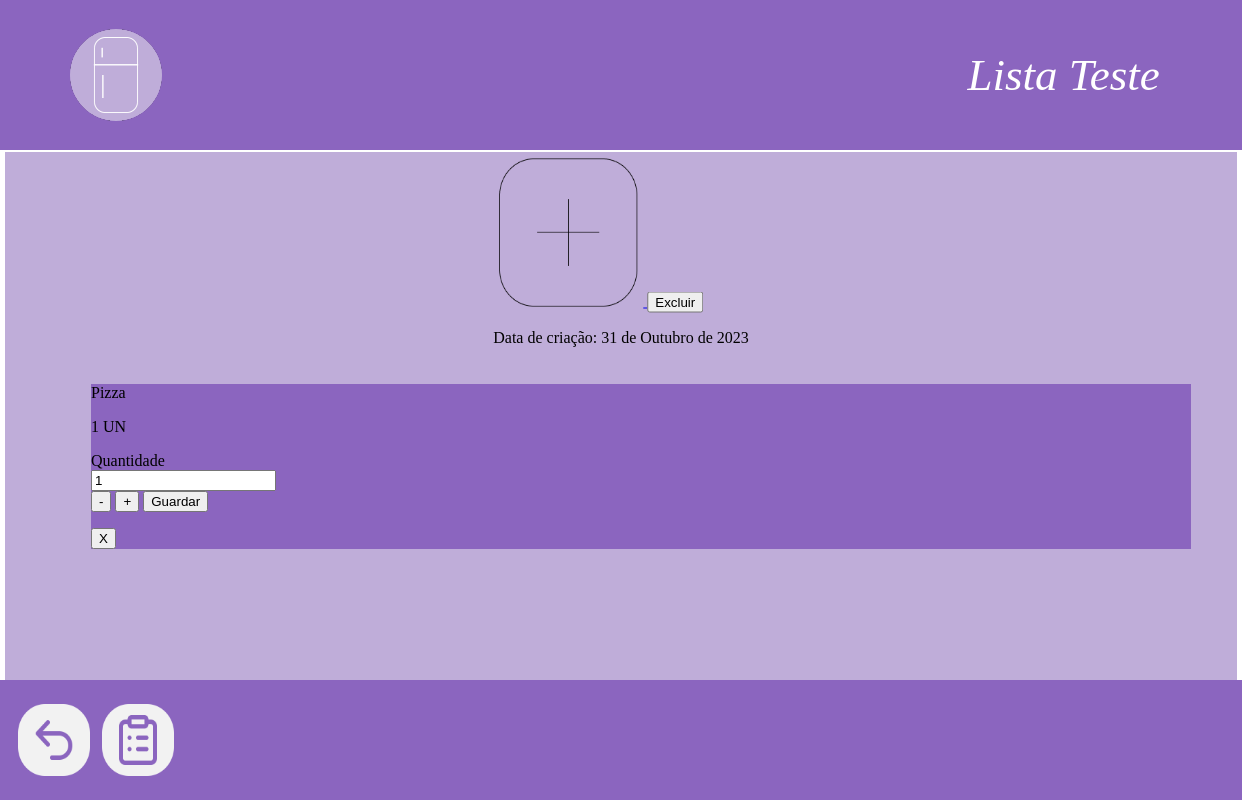
Page /geladeiras/lista/1/ (signed in) on the earlier database version.
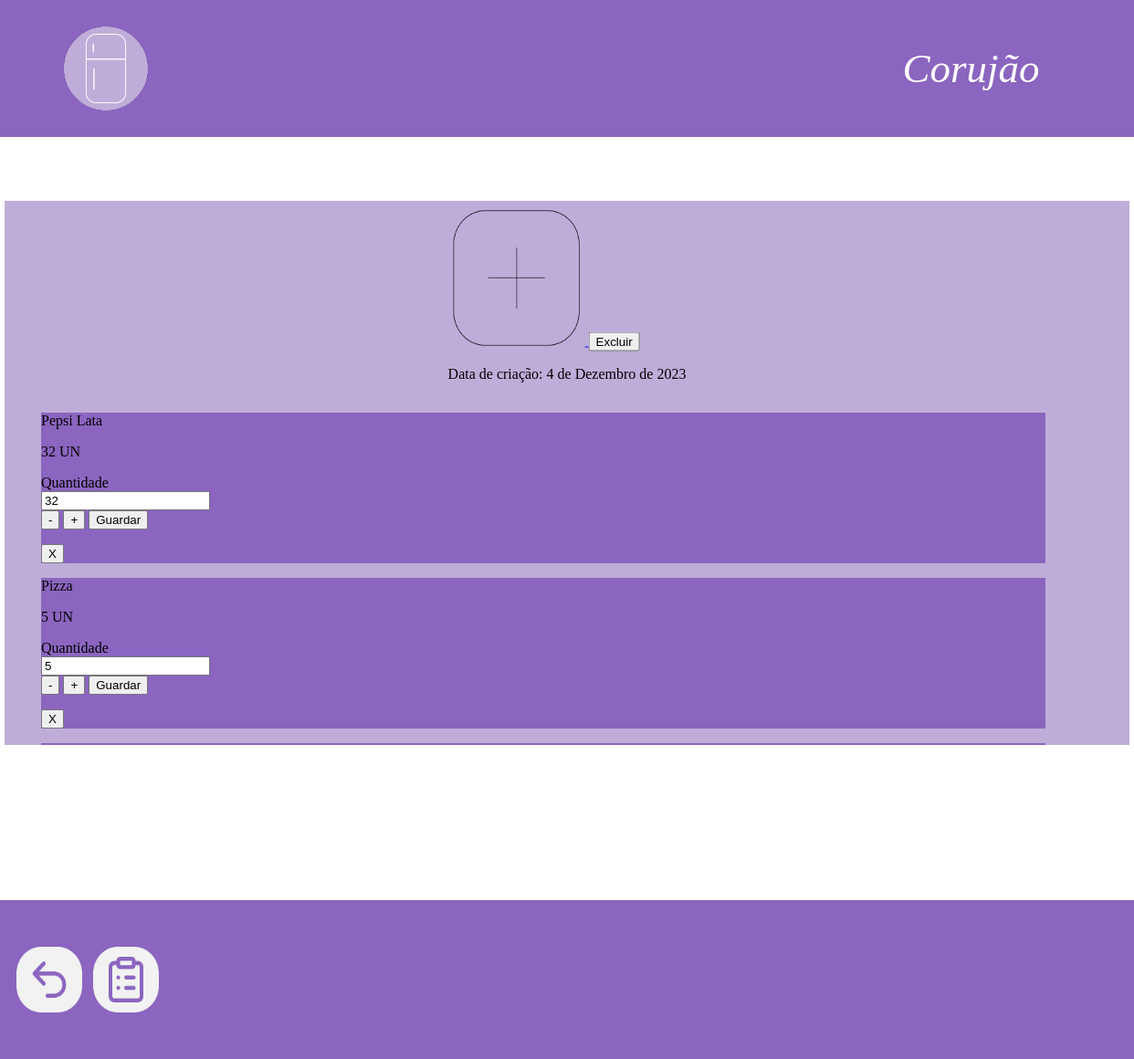
Same page on the later database version.
### estoque/models.py (models this page shows, shortened)
class Lista(models.Model):
    titulo_lista = models.CharField(max_length=75, null=False, blank=False)
    descricao = models.TextField(max_length=700, blank=False)
    dt_criacao = models.DateField(auto_now=True, blank=False)
    geladeira = models.ForeignKey("Geladeira", on_delete=models.CASCADE, related_name='listas')

class Item_Lista(models.Model):
    lista = models.ForeignKey(Lista, on_delete=models.CASCADE)
    produto = models.ForeignKey(Produto, on_delete=models.CASCADE)
    quantidade = models.IntegerField(null=False, blank=False)

class Produto(models.Model):
    nome_produto = models.CharField(max_length=100)
    tipo = models.CharField(max_length=20, choices=TIPOS_PRODUTOS)
    imagem_produto = models.ImageField(upload_to='media', default='media/default_image_produtos')
    unidade_medida = models.tipo = models.CharField(max_length=20, choices=UNIDADES_MEDIDA, default='un')
    produto_geladeira = models.ManyToManyField(Geladeira, through='Item_Geladeira')
    produto_lista = models.ManyToManyField(Lista, through='Item_Lista')

### estoque/views.py (the view, shortened to what this page needs)
# urls.py: path('geladeiras/lista/<int:pk>/', views.DetalhesLista.as_view(), name="detalhes_lista"),
class DetalhesLista(LoginRequiredMixin, DetailView):
    template_name = "detalhes_lista.html"
    model = Lista
    def get_context_data(self, **kwargs):
        context = super().get_context_data(**kwargs)
        context['item_lista'] = Item_Lista.objects.filter(
            lista=self.object)  # Pega cada item na tabela intermediaria Item_Lista que pertença a lista atual
        return context

### estoque/templates/detalhes_lista.html (shortened to what this page needs)
{% load static %}
    <link rel="stylesheet" href="{% static 'css/styleFooterGeral.css' %}">
    <link rel="stylesheet" href="{% static 'css/styleSearchNavBar.css' %}">
    <link rel="stylesheet" href="{% static 'css/styleLista.css' %}">
<body>
    {% block content %}
        <header>
            <nav class="top-nav">
                <div class="centered-text">
                    <div class="logo">
                         <a href="{% url 'estoque:geladeiras'%}"><img src="/static/img/logo.png"></a>
                    </div>
                </div>
                <a>{{ lista.titulo_lista }}</a>
                {% include 'pesquisa.html' %}
            </nav>
        </header>
        <div class="outerContainer">
            <div class="buttonCenter">
                <a href="{% url 'estoque:produtos_lista' lista.pk %}">
                    <button class="borderButton" style="width: 150px; height: 150px;">
                        <img src="/static/img/plus.png" style="width: 100%; height: 100%;">
                    </button>
                </a>
                <a href="{% url 'estoque:excluir_lista' lista.geladeira.pk lista.pk %}"><button id="btn_excluir">Excluir</button></a>
                <p>Data de criação: {{ lista.dt_criacao }}</p>
            </div>
            <div class="itemContainer">
                <ul>
                    {% for item in item_lista %}
                        <li>
                            <div class="itensIn">
                                <p>{{ item.produto.nome_produto }}</p>
                                <p>{{ item.quantidade }} {{ item.produto.unidade_medida }}</p>
                                <form method="post" action="{% url 'estoque:detalhes_lista' lista.pk %}">
                                    <label for="quantidade{{ item.id }}">Quantidade</label><br>
                                    <input type="number" id="quantidade{{ item.id }}" name="quantidade{{ item.id }}" value="{{ item.quantidade }}" min="0"><br>
                                    <button type="button" onclick="document.getElementById('quantidade{{ item.id }}').value = parseInt(document.getElementById('quantidade{{ item.id }}').value) - 1">-</button>
                                    <button type="button" onclick="document.getElementById('quantidade{{ item.id }}').value = parseInt(document.getElementById('quantidade{{ item.id }}').value) + 1">+</button>
                                    <button type="submit">Guardar</button>
                                </form>
                                <a href="{% url 'estoque:excluir_item_lista' lista.pk item.pk %}"><button id="btn_excluir">X</button></a>
                                <br>
                            </div>
                        </li>
                    {% endfor %}
                </ul>
            </div>
        </div>
    {% endblock %}
    <footer>
        <nav>
            <div class="bottom-nav">
                <div class="footer-left">
                    <a href="{% url 'estoque:listas' lista.geladeira.pk %}">
                        <button id="btn_voltar">
                            <img src="/static/img/voltar.png" alt="Voltar">
                        </button>
                    </a>
                    <a href="{% url 'estoque:editar_lista' lista.pk %}">
                        <button id="btn_edit">
                            <img src="/static/img/lista.png" alt="Lista">
                        </button>
                    </a>
                </div>
            </div>
        </nav>
     </footer>
</body>

### templates/pesquisa.html (shortened to what this page needs)
{% load static %}
<link rel="stylesheet" href="{% static 'css/stylePesquisa.css' %}">

### estoque/static/css/styleFooterGeral.css (style rules this page uses)
.bottom-nav { background-color: #8B65BF; color: #fff; text-align: center; width: 100%; position: fixed; bottom: 0; height: 15%; display: flex; align-content: space-between; }
.footer-left { display: flex; justify-content: left; align-items: center; width: 20%; margin-left: 1%; }
.footer-left button { background: none; border: none; }
.footer-left button img { width: 72px; height: 72px; }
.buttonCenter { position: fixed; top: 50%; left: 50%; transform: translate(-50%, -50%); }
.borderButton { border: none; }

### estoque/static/css/styleSearchNavBar.css (style rules this page uses)
.top-nav { background-color: #8B65BF; color: #fff; padding: 70px; text-align: center; width: 100%; position: fixed; top: 0; left: 0; height: 10px; display: flex; justify-content: space-between; align-items: center; }
.centered-text { display: flex; align-items: center; height: 100%; flex-basis: 20%; }
.logo { margin-right: 10px; }
.top-nav a { font-size: 45px; font-style: italic; flex-basis: 40%; }
.buttonCenter { position: fixed; top: 50%; left: 50%; transform: translate(-50%, -50%); }
.borderButton { border: none; }

### estoque/static/css/styleLista.css (style rules this page uses)
body { margin: 0; }
.borderButton { border: none; background-color: transparent; }
.outerContainer { display: flex; flex-direction: column; align-items: center; justify-content: center; width: 1232px; height: 596px; background-color: #BFADD9; margin: auto; margin-top: 19vh; overflow-y: auto; }
.buttonCenter { position: fixed; top: 20%; left: 50%; transform: translate(-50%, -50%); margin-top: 100px; }
.itemContainer ul { list-style-type: none; display: flex; flex-wrap: wrap; justify-content: space-between; }
.itemContainer { margin-top: 200px; flex-grow: 1; overflow-y: auto; }
.itensIn { background-color: #8B65BF; width: 1100px; height: auto; }
.itemContainer ul { list-style-type: none; }

Differences in the rows shown:
no longer on this page (row edited): Item_Lista: produto.nome_produto "Pizza", quantidade "1", produto.unidade_medida "UN", id "1"
changed Lista: titulo_lista "Lista Teste" → "Corujão"; dt_criacao "31 de Outubro de 2023" → "4 de Dezembro de 2023"
added Item_Lista: produto.nome_produto "Pepsi Lata", quantidade "32", produto.unidade_medida "UN"
added Item_Lista: produto.nome_produto "Pizza", quantidade "5", produto.unidade_medida "UN"
